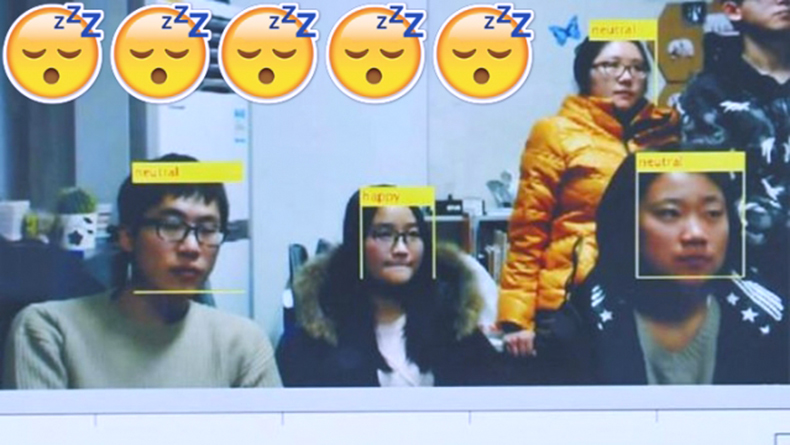
#> input picture image/face.jpg, 790 x 445 px, found by its file name
$ python detectFace.py
#> lines starting #> are read from the running program, lines starting #| are printed output that depends on the picture; after the words box and inside, x2 and y2 are one past the last pixel; in counts of white or black regions, pixels touching at a corner belong together
import cv2


facecase = cv2.CascadeClassifier(cv2.data.haarcascades + "haarcascade_frontalface_default.xml")

image = cv2.imread("C:/Users/User/Desktop/face.jpg")
#> image is the input picture: shape (445, 790, 3); mean B, G, R 151.3, 150.4, 144.1


faces = facecase.detectMultiScale(image,scaleFactor=1.1,minNeighbors=5,minSize=(10,10),flags = cv2.CASCADE_SCALE_IMAGE)
#> faces = [[590, 40, 68, 68], [362, 207, 73, 73], [139, 188, 101, 101], [637, 171, 110, 110]]

imghigh = image.shape[0]
#> imghigh = 445
imgwideth = image.shape[1]
#> imgwideth = 790

cv2.rectangle(image,(10,imghigh-10),(110,imghigh),(0,0,0),-1)
cv2.putText(image,"Find " + str(len(faces)) + " face", (10,imghigh-5),cv2.FONT_HERSHEY_SIMPLEX,0.5,(255,255,255),2)
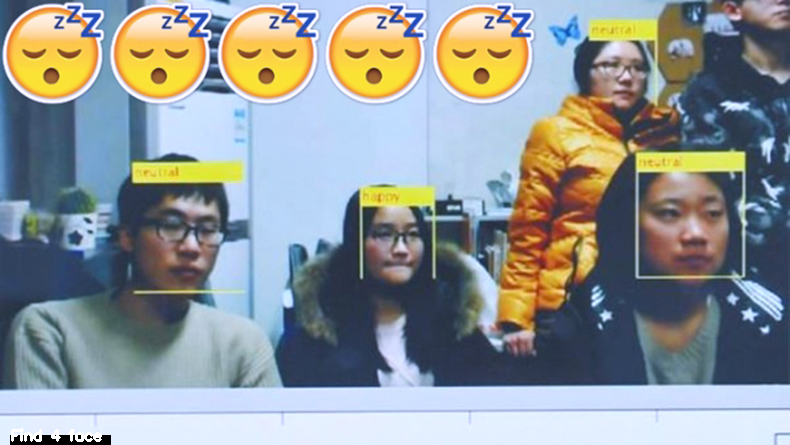
#> image: shape (445, 790, 3); mean B, G, R 150.8, 150, 143.7

for(x,y,w,h) in faces:
    cv2.rectangle(image,(x,y),(x+w,y+h),(128.255,0),2)
#> this loop made 4 passes
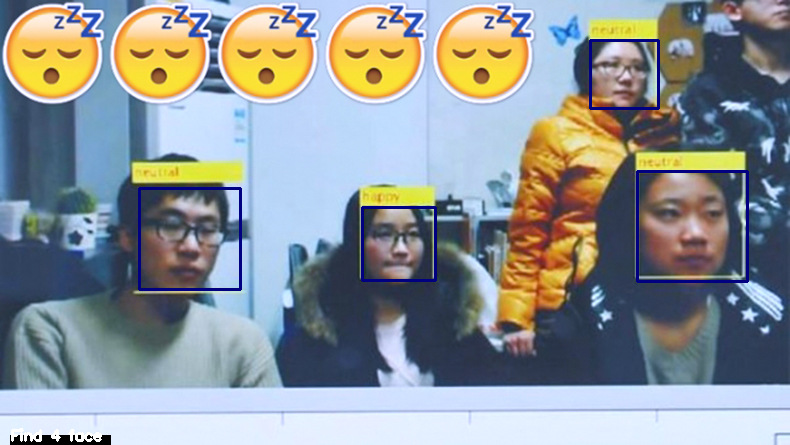
#> image: shape (445, 790, 3); 1.2% of pixels changed, all inside (x1, y1, x2, y2) = (138, 39, 749, 291)

cv2.namedWindow("facedetect")
cv2.imshow("facedetect",image)
cv2.waitKey()
cv2.destroyAllWindows()
